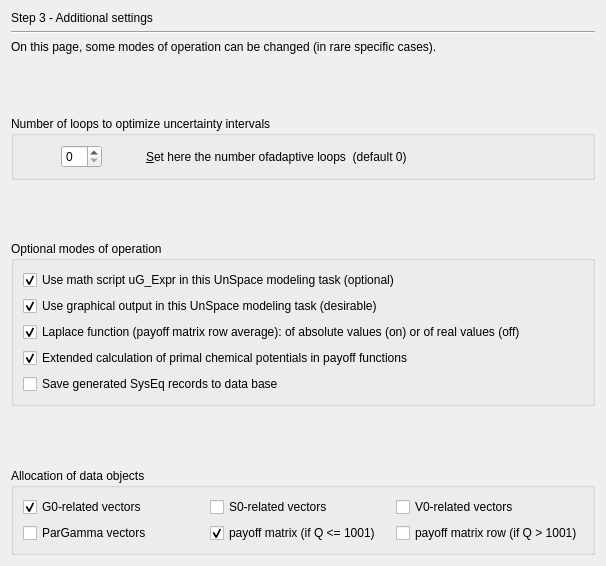
     <widget class="QWidget" name="page_3" >
      <property name="geometry" >
       <rect>
        <x>0</x>
        <y>0</y>
        <width>606</width>
        <height>566</height>
       </rect>
      </property>
      <layout class="QGridLayout" >
       <item row="0" column="0" colspan="2" >
        <widget class="QLabel" name="label_2" >
         <property name="sizePolicy" >
          <sizepolicy vsizetype="Fixed" hsizetype="Preferred" >
           <horstretch>0</horstretch>
           <verstretch>0</verstretch>
          </sizepolicy>
         </property>
         <property name="text" >
          <string>Step 3 - Additional settings</string>
         </property>
        </widget>
       </item>
       <item row="1" column="0" colspan="2" >
        <widget class="Line" name="line_3" >
         <property name="orientation" >
          <enum>Qt::Horizontal</enum>
         </property>
        </widget>
       </item>
       <item row="2" column="0" colspan="2" >
        <widget class="QLabel" name="textLabel3" >
         <property name="sizePolicy" >
          <sizepolicy vsizetype="Preferred" hsizetype="Preferred" >
           <horstretch>0</horstretch>
           <verstretch>0</verstretch>
          </sizepolicy>
         </property>
         <property name="text" >
          <string>On this page, some modes of operation can be changed (in rare specific cases).</string>
         </property>
         <property name="wordWrap" >
          <bool>false</bool>
         </property>
        </widget>
       </item>
       <item row="3" column="0" >
        <spacer>
         <property name="orientation" >
          <enum>Qt::Vertical</enum>
         </property>
         <property name="sizeHint" stdset="0" >
          <size>
           <width>20</width>
           <height>21</height>
          </size>
         </property>
        </spacer>
       </item>
       <item row="4" column="0" colspan="2" >
        <widget class="QGroupBox" name="groupBox_9" >
         <property name="title" >
          <string>Number of loops to optimize uncertainty intervals</string>
         </property>
         <layout class="QGridLayout" >
          <item row="0" column="0" >
           <widget class="QSpinBox" name="p_Pa_Adapt" >
            <property name="sizePolicy" >
             <sizepolicy vsizetype="Fixed" hsizetype="Fixed" >
              <horstretch>0</horstretch>
              <verstretch>0</verstretch>
             </sizepolicy>
            </property>
            <property name="maximum" >
             <number>10</number>
            </property>
           </widget>
          </item>
          <item row="0" column="1" >
           <widget class="QLabel" name="textLabel11_2" >
            <property name="sizePolicy" >
             <sizepolicy vsizetype="Preferred" hsizetype="Fixed" >
              <horstretch>0</horstretch>
              <verstretch>0</verstretch>
             </sizepolicy>
            </property>
            <property name="text" >
             <string>&amp;Set here the number ofadaptive loops  (default 0)                                         </string>
            </property>
            <property name="wordWrap" >
             <bool>false</bool>
            </property>
            <property name="buddy" >
             <cstring>p_Pa_Adapt</cstring>
            </property>
           </widget>
          </item>
         </layout>
        </widget>
       </item>
       <item row="5" column="1" >
        <spacer>
         <property name="orientation" >
          <enum>Qt::Vertical</enum>
         </property>
         <property name="sizeHint" stdset="0" >
          <size>
           <width>20</width>
           <height>21</height>
          </size>
         </property>
        </spacer>
       </item>
       <item row="6" column="0" colspan="2" >
        <widget class="QGroupBox" name="groupBox_4" >
         <property name="title" >
          <string>Optional modes of operation </string>
         </property>
         <layout class="QVBoxLayout" >
          <item>
           <widget class="QCheckBox" name="c_PsEqn" >
            <property name="text" >
             <string>Use math script uG_Expr in this UnSpace modeling task (optional)</string>
            </property>
            <property name="checked" >
             <bool>true</bool>
            </property>
           </widget>
          </item>
          <item>
           <widget class="QCheckBox" name="c_PsGraph" >
            <property name="text" >
             <string>Use graphical output in this UnSpace modeling task (desirable)</string>
            </property>
            <property name="checked" >
             <bool>true</bool>
            </property>
           </widget>
          </item>
          <item>
           <widget class="QCheckBox" name="c_Pa_Zcp" >
            <property name="text" >
             <string>Laplace function (payoff matrix row average): of absolute values (on) or of real values (off)</string>
            </property>
            <property name="checked" >
             <bool>true</bool>
            </property>
           </widget>
          </item>
          <item>
           <widget class="QCheckBox" name="c_PvSi" >
            <property name="text" >
             <string>Extended calculation of primal chemical potentials in payoff functions</string>
            </property>
            <property name="checked" >
             <bool>true</bool>
            </property>
           </widget>
          </item>
          <item>
           <widget class="QCheckBox" name="c_PsSy" >
            <property name="text" >
             <string>Save generated SysEq records to data base</string>
            </property>
            <property name="checked" >
             <bool>false</bool>
            </property>
           </widget>
          </item>
         </layout>
        </widget>
       </item>
       <item row="7" column="1" >
        <spacer>
         <property name="orientation" >
          <enum>Qt::Vertical</enum>
         </property>
         <property name="sizeHint" stdset="0" >
          <size>
           <width>20</width>
           <height>21</height>
          </size>
         </property>
        </spacer>
       </item>
       <item row="8" column="0" colspan="2" >
        <widget class="QGroupBox" name="groupBox_10" >
         <property name="title" >
          <string>Allocation of data objects</string>
         </property>
         <layout class="QGridLayout" >
          <item row="0" column="0" >
           <widget class="QCheckBox" name="c_PvGs" >
            <property name="text" >
             <string>G0-related vectors</string>
            </property>
            <property name="checked" >
             <bool>true</bool>
            </property>
           </widget>
          </item>
          <item row="0" column="1" >
           <widget class="QCheckBox" name="c_PvSs" >
            <property name="text" >
             <string>S0-related vectors</string>
            </property>
           </widget>
          </item>
          <item row="0" column="2" >
           <widget class="QCheckBox" name="c_PvVs" >
            <property name="text" >
             <string>V0-related vectors</string>
            </property>
           </widget>
          </item>
          <item row="1" column="0" >
           <widget class="QCheckBox" name="c_PvPgam" >
            <property name="text" >
             <string>ParGamma vectors</string>
            </property>
           </widget>
          </item>
          <item row="1" column="1" >
           <widget class="QCheckBox" name="c_PvPOM" >
            <property name="text" >
             <string>payoff matrix (if Q &lt;= 1001)</string>
            </property>
            <property name="checked" >
             <bool>true</bool>
            </property>
           </widget>
          </item>
          <item row="1" column="2" >
           <widget class="QCheckBox" name="c_PvPOR" >
            <property name="text" >
             <string>payoff matrix row (if Q > 1001)</string>
            </property>
           </widget>
          </item>
         </layout>
        </widget>
       </item>
      </layout>
     </widget>
